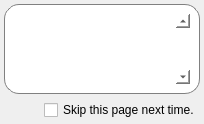
       <widget class="QWidget" name="welcomePage">
        <layout class="QVBoxLayout" name="verticalLayout">
         <property name="leftMargin">
          <number>4</number>
         </property>
         <property name="topMargin">
          <number>4</number>
         </property>
         <property name="rightMargin">
          <number>4</number>
         </property>
         <property name="bottomMargin">
          <number>4</number>
         </property>
         <item>
          <widget class="QFrame" name="frame_4">
           <property name="styleSheet">
            <string notr="true">background: white;
border: 1px solid gray;
border-radius: 15px;</string>
           </property>
           <property name="frameShape">
            <enum>QFrame::StyledPanel</enum>
           </property>
           <property name="frameShadow">
            <enum>QFrame::Raised</enum>
           </property>
           <layout class="QVBoxLayout" name="verticalLayout_15">
            <item>
             <widget class="QTextBrowser" name="textBrowser">
              <property name="styleSheet">
               <string notr="true">border: 0px;
border-radius: 0px;</string>
              </property>
              <property name="frameShape">
               <enum>QFrame::NoFrame</enum>
              </property>
              <property name="lineWidth">
               <number>0</number>
              </property>
              <property name="verticalScrollBarPolicy">
               <enum>Qt::ScrollBarAlwaysOn</enum>
              </property>
              <property name="sizeAdjustPolicy">
               <enum>QAbstractScrollArea::AdjustToContents</enum>
              </property>
              <property name="autoFormatting">
               <set>QTextEdit::AutoAll</set>
              </property>
              <property name="lineWrapMode">
               <enum>QTextEdit::WidgetWidth</enum>
              </property>
              <property name="lineWrapColumnOrWidth">
               <number>1</number>
              </property>
              <property name="html">
               <string notr="true">&lt;!DOCTYPE HTML PUBLIC &quot;-//W3C//DTD HTML 4.0//EN&quot; &quot;http://www.w3.org/TR/REC-html40/strict.dtd&quot;&gt;
&lt;html&gt;&lt;head&gt;&lt;meta name=&quot;qrichtext&quot; content=&quot;1&quot; /&gt;&lt;meta charset=&quot;utf-8&quot; /&gt;&lt;style type=&quot;text/css&quot;&gt;
p, li { white-space: pre-wrap; }
&lt;/style&gt;&lt;/head&gt;&lt;body style=&quot; font-family:'Segoe UI'; font-size:9pt; font-weight:400; font-style:normal;&quot;&gt;
&lt;p style=&quot;-qt-paragraph-type:empty; margin-top:0px; margin-bottom:0px; margin-left:0px; margin-right:0px; -qt-block-indent:0; text-indent:0px; font-family:'.Lucida Grande UI'; font-size:13pt;&quot;&gt;&lt;br /&gt;&lt;/p&gt;&lt;/body&gt;&lt;/html&gt;</string>
              </property>
              <property name="placeholderText">
               <string notr="true"/>
              </property>
              <property name="openExternalLinks">
               <bool>true</bool>
              </property>
              <property name="openLinks">
               <bool>false</bool>
              </property>
             </widget>
            </item>
           </layout>
          </widget>
         </item>
         <item>
          <layout class="QHBoxLayout" name="horizontalLayout_2">
           <item>
            <spacer name="horizontalSpacer_2">
             <property name="orientation">
              <enum>Qt::Horizontal</enum>
             </property>
             <property name="sizeHint" stdset="0">
              <size>
               <width>40</width>
               <height>20</height>
              </size>
             </property>
            </spacer>
           </item>
           <item>
            <widget class="QCheckBox" name="skipWelcomeCheckbox">
             <property name="text">
              <string>Skip this page next time.</string>
             </property>
            </widget>
           </item>
          </layout>
         </item>
        </layout>
       </widget>
